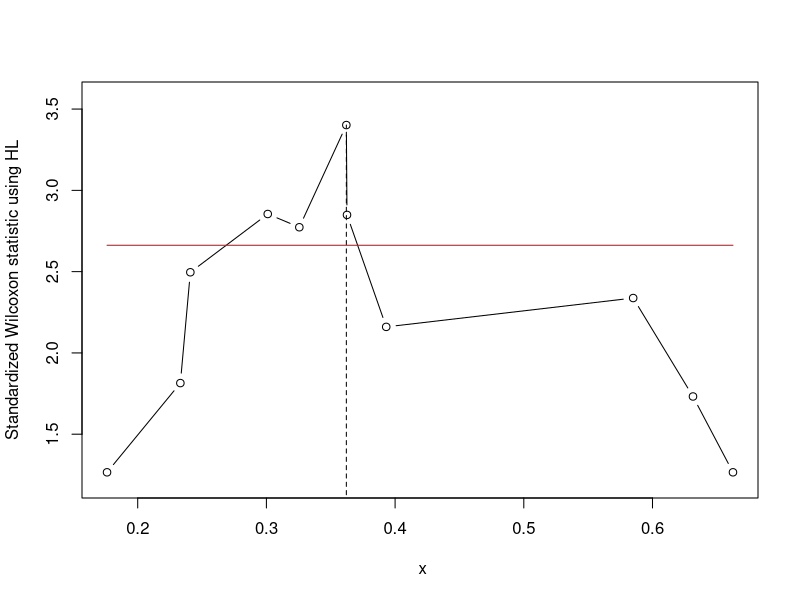
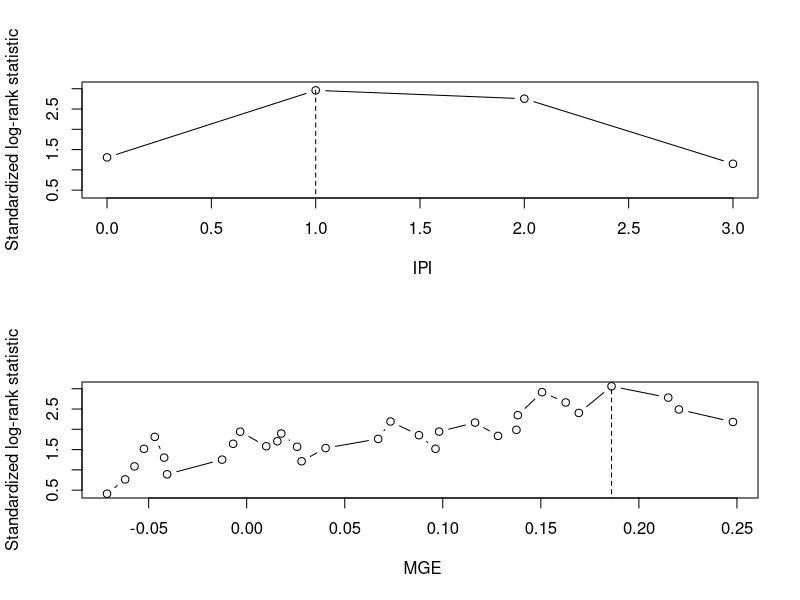

Reproduce these figures in R, in order. (Note: this script raises an error after producing the figures.)
library(maxstat)


### Name: maxstat.test
### Title: Maximally Selected Rank and Statistics
### Aliases: maxstat.test maxstat.test.data.frame maxstat.test.default
###   maxstat
### Keywords: htest

### ** Examples


set.seed(29)

x <- sort(runif(20))
y <- c(rnorm(10), rnorm(10, 2))
mydata <- data.frame(cbind(x,y))

mod <- maxstat.test(y ~ x, data=mydata, smethod="Wilcoxon", pmethod="HL",
                    minprop=0.25, maxprop=0.75, alpha=0.05)
print(mod)
plot(mod)

# adjusted for more than one prognostic factor.
library("survival")
mstat <- maxstat.test(Surv(time, cens) ~ IPI + MGE, data=DLBCL, 
                      smethod="LogRank", pmethod="exactGauss", 
                      abseps=0.01)
plot(mstat)

### sphase
set.seed(29)
data("sphase", package = "TH.data")

maxstat.test(Surv(RFS, event) ~ SPF, data=sphase, smethod="LogRank",
             pmethod="Lau94")

maxstat.test(Surv(RFS, event) ~ SPF, data=sphase, smethod="LogRank",
             pmethod="Lau94", iscores=TRUE)

maxstat.test(Surv(RFS, event) ~ SPF, data=sphase, smethod="LogRank",
             pmethod="HL")

maxstat.test(Surv(RFS, event) ~ SPF, data=sphase, smethod="LogRank",
             pmethod="condMC", B = 9999)

plot(maxstat.test(Surv(RFS, event) ~ SPF, data=sphase, smethod="LogRank"))
